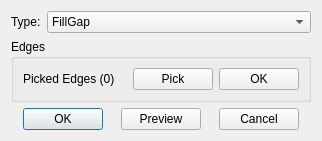
<?xml version="1.0" encoding="UTF-8"?>
<ui version="4.0">
 <class>FillFaceInfoDialog</class>
 <widget class="QDialog" name="FillFaceInfoDialog">
  <property name="geometry">
   <rect>
    <x>0</x>
    <y>0</y>
    <width>322</width>
    <height>133</height>
   </rect>
  </property>
  <property name="windowTitle">
   <string>FillGap</string>
  </property>
  <layout class="QGridLayout" name="gridLayout_5">
   <item row="2" column="0">
    <widget class="QWidget" name="widget" native="true">
     <property name="sizePolicy">
      <sizepolicy hsizetype="Preferred" vsizetype="Fixed">
       <horstretch>0</horstretch>
       <verstretch>0</verstretch>
      </sizepolicy>
     </property>
     <layout class="QGridLayout" name="gridLayout_3">
      <property name="leftMargin">
       <number>0</number>
      </property>
      <property name="topMargin">
       <number>0</number>
      </property>
      <property name="rightMargin">
       <number>0</number>
      </property>
      <property name="bottomMargin">
       <number>0</number>
      </property>
      <item row="0" column="4">
       <spacer name="horizontalSpacer_3">
        <property name="orientation">
         <enum>Qt::Horizontal</enum>
        </property>
        <property name="sizeHint" stdset="0">
         <size>
          <width>40</width>
          <height>20</height>
         </size>
        </property>
       </spacer>
      </item>
      <item row="0" column="1">
       <widget class="QPushButton" name="btnOK">
        <property name="text">
         <string>OK</string>
        </property>
       </widget>
      </item>
      <item row="0" column="3">
       <widget class="QPushButton" name="btnApply">
        <property name="text">
         <string>Preview</string>
        </property>
       </widget>
      </item>
      <item row="0" column="5">
       <widget class="QPushButton" name="btnCancel">
        <property name="text">
         <string>Cancel</string>
        </property>
       </widget>
      </item>
      <item row="0" column="2">
       <spacer name="horizontalSpacer_2">
        <property name="orientation">
         <enum>Qt::Horizontal</enum>
        </property>
        <property name="sizeHint" stdset="0">
         <size>
          <width>40</width>
          <height>20</height>
         </size>
        </property>
       </spacer>
      </item>
      <item row="0" column="0">
       <spacer name="horizontalSpacer">
        <property name="orientation">
         <enum>Qt::Horizontal</enum>
        </property>
        <property name="sizeHint" stdset="0">
         <size>
          <width>40</width>
          <height>20</height>
         </size>
        </property>
       </spacer>
      </item>
      <item row="0" column="6">
       <spacer name="horizontalSpacer_4">
        <property name="orientation">
         <enum>Qt::Horizontal</enum>
        </property>
        <property name="sizeHint" stdset="0">
         <size>
          <width>40</width>
          <height>20</height>
         </size>
        </property>
       </spacer>
      </item>
     </layout>
    </widget>
   </item>
   <item row="1" column="0">
    <widget class="QStackedWidget" name="stackedWidget">
     <property name="currentIndex">
      <number>0</number>
     </property>
     <widget class="QWidget" name="pageChamfer">
      <layout class="QGridLayout" name="gridLayout_16">
       <property name="leftMargin">
        <number>0</number>
       </property>
       <property name="topMargin">
        <number>0</number>
       </property>
       <property name="rightMargin">
        <number>0</number>
       </property>
       <property name="bottomMargin">
        <number>0</number>
       </property>
       <item row="0" column="0">
        <widget class="QGroupBox" name="groupBoxEdges">
         <property name="title">
          <string>Edges</string>
         </property>
         <layout class="QGridLayout" name="gridLayout_4" columnstretch="1,0,0">
          <item row="0" column="0">
           <widget class="QLabel" name="labelEdges">
            <property name="text">
             <string>Picked Edges (0)</string>
            </property>
           </widget>
          </item>
          <item row="0" column="1">
           <widget class="QPushButton" name="btnSelect">
            <property name="text">
             <string>Pick</string>
            </property>
           </widget>
          </item>
          <item row="0" column="2">
           <widget class="QPushButton" name="btnSelectOK">
            <property name="text">
             <string>OK</string>
            </property>
           </widget>
          </item>
         </layout>
        </widget>
       </item>
      </layout>
     </widget>
    </widget>
   </item>
   <item row="0" column="0">
    <widget class="QWidget" name="widget_2" native="true">
     <property name="sizePolicy">
      <sizepolicy hsizetype="Preferred" vsizetype="Fixed">
       <horstretch>0</horstretch>
       <verstretch>0</verstretch>
      </sizepolicy>
     </property>
     <layout class="QGridLayout" name="gridLayout_2">
      <property name="leftMargin">
       <number>0</number>
      </property>
      <property name="topMargin">
       <number>0</number>
      </property>
      <property name="rightMargin">
       <number>0</number>
      </property>
      <property name="bottomMargin">
       <number>0</number>
      </property>
      <item row="0" column="0">
       <widget class="QLabel" name="label">
        <property name="sizePolicy">
         <sizepolicy hsizetype="Fixed" vsizetype="Preferred">
          <horstretch>0</horstretch>
          <verstretch>0</verstretch>
         </sizepolicy>
        </property>
        <property name="text">
         <string>Type:</string>
        </property>
       </widget>
      </item>
      <item row="0" column="1">
       <widget class="QComboBox" name="cmbType">
        <property name="currentIndex">
         <number>0</number>
        </property>
        <item>
         <property name="text">
          <string>FillGap</string>
         </property>
        </item>
       </widget>
      </item>
     </layout>
    </widget>
   </item>
  </layout>
 </widget>
 <resources/>
 <connections/>
</ui>
